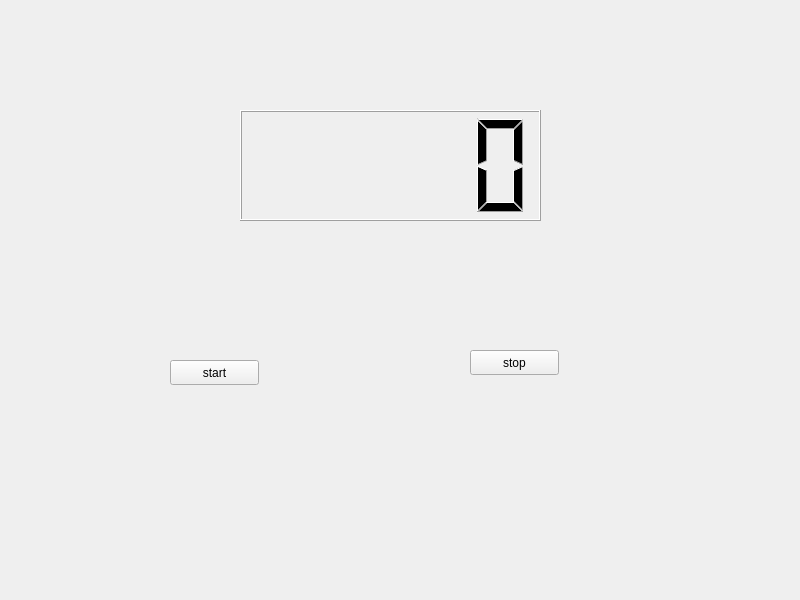
<?xml version="1.0" encoding="UTF-8"?>
<ui version="4.0">
 <class>TimerWidget</class>
 <widget class="QWidget" name="TimerWidget">
  <property name="geometry">
   <rect>
    <x>0</x>
    <y>0</y>
    <width>800</width>
    <height>600</height>
   </rect>
  </property>
  <property name="windowTitle">
   <string>TimerWidget</string>
  </property>
  <widget class="QLCDNumber" name="lcdNumber">
   <property name="geometry">
    <rect>
     <x>240</x>
     <y>110</y>
     <width>301</width>
     <height>111</height>
    </rect>
   </property>
  </widget>
  <widget class="QPushButton" name="pushButtonstart">
   <property name="geometry">
    <rect>
     <x>170</x>
     <y>360</y>
     <width>89</width>
     <height>25</height>
    </rect>
   </property>
   <property name="text">
    <string>start</string>
   </property>
  </widget>
  <widget class="QPushButton" name="pushButtonstop">
   <property name="geometry">
    <rect>
     <x>470</x>
     <y>350</y>
     <width>89</width>
     <height>25</height>
    </rect>
   </property>
   <property name="text">
    <string>stop</string>
   </property>
  </widget>
 </widget>
 <resources/>
 <connections/>
</ui>
